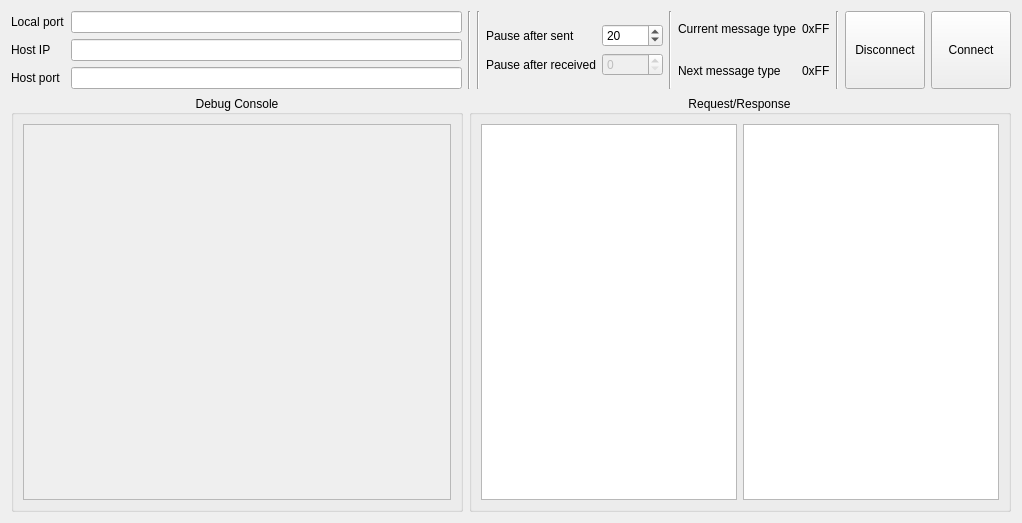
<?xml version="1.0" encoding="UTF-8"?>
<ui version="4.0">
 <class>UDP_Settings</class>
 <widget class="QWidget" name="UDP_Settings">
  <property name="geometry">
   <rect>
    <x>0</x>
    <y>0</y>
    <width>1022</width>
    <height>523</height>
   </rect>
  </property>
  <property name="windowTitle">
   <string>Form</string>
  </property>
  <layout class="QVBoxLayout" name="verticalLayout">
   <item>
    <layout class="QHBoxLayout" name="horizontalLayout_5">
     <item>
      <layout class="QVBoxLayout" name="verticalLayout_7">
       <item>
        <widget class="QLabel" name="label_12">
         <property name="text">
          <string>Local port</string>
         </property>
        </widget>
       </item>
       <item>
        <widget class="QLabel" name="label_13">
         <property name="text">
          <string>Host IP</string>
         </property>
        </widget>
       </item>
       <item>
        <widget class="QLabel" name="label_22">
         <property name="text">
          <string>Host port</string>
         </property>
        </widget>
       </item>
      </layout>
     </item>
     <item>
      <layout class="QVBoxLayout" name="verticalLayout_2">
       <item>
        <widget class="QLineEdit" name="lineEdit"/>
       </item>
       <item>
        <widget class="QLineEdit" name="lineEdit_2"/>
       </item>
       <item>
        <widget class="QLineEdit" name="lineEdit_3"/>
       </item>
      </layout>
     </item>
     <item>
      <widget class="Line" name="line_4">
       <property name="orientation">
        <enum>Qt::Vertical</enum>
       </property>
      </widget>
     </item>
     <item>
      <widget class="Line" name="line_3">
       <property name="orientation">
        <enum>Qt::Vertical</enum>
       </property>
      </widget>
     </item>
     <item>
      <layout class="QVBoxLayout" name="verticalLayout_12">
       <item>
        <layout class="QHBoxLayout" name="horizontalLayout_7">
         <item>
          <layout class="QVBoxLayout" name="verticalLayout_13">
           <item>
            <widget class="QLabel" name="label_31">
             <property name="text">
              <string>Pause after sent</string>
             </property>
            </widget>
           </item>
           <item>
            <widget class="QLabel" name="label_30">
             <property name="text">
              <string>Pause after received</string>
             </property>
            </widget>
           </item>
          </layout>
         </item>
         <item>
          <layout class="QVBoxLayout" name="verticalLayout_14">
           <item>
            <widget class="QSpinBox" name="spinBox_PauseAfterSent">
             <property name="maximum">
              <number>10000</number>
             </property>
             <property name="value">
              <number>20</number>
             </property>
            </widget>
           </item>
           <item>
            <widget class="QSpinBox" name="spinBox_PauseAfterReceived">
             <property name="enabled">
              <bool>false</bool>
             </property>
            </widget>
           </item>
          </layout>
         </item>
        </layout>
       </item>
      </layout>
     </item>
     <item>
      <widget class="Line" name="line_2">
       <property name="orientation">
        <enum>Qt::Vertical</enum>
       </property>
      </widget>
     </item>
     <item>
      <layout class="QVBoxLayout" name="verticalLayout_15">
       <item>
        <widget class="QLabel" name="label_26">
         <property name="text">
          <string>Current message type</string>
         </property>
        </widget>
       </item>
       <item>
        <widget class="QLabel" name="label_27">
         <property name="text">
          <string>Next message type</string>
         </property>
        </widget>
       </item>
      </layout>
     </item>
     <item>
      <layout class="QVBoxLayout" name="verticalLayout_16">
       <item>
        <widget class="QLabel" name="label_current_message_type">
         <property name="text">
          <string>0xFF</string>
         </property>
        </widget>
       </item>
       <item>
        <widget class="QLabel" name="label_next_message_type">
         <property name="text">
          <string>0xFF</string>
         </property>
        </widget>
       </item>
      </layout>
     </item>
     <item>
      <widget class="Line" name="line">
       <property name="orientation">
        <enum>Qt::Vertical</enum>
       </property>
      </widget>
     </item>
     <item>
      <widget class="QPushButton" name="pushButton_Disconnect">
       <property name="sizePolicy">
        <sizepolicy hsizetype="Minimum" vsizetype="Minimum">
         <horstretch>0</horstretch>
         <verstretch>0</verstretch>
        </sizepolicy>
       </property>
       <property name="text">
        <string>Disconnect</string>
       </property>
      </widget>
     </item>
     <item>
      <widget class="QPushButton" name="pushButton_Connect">
       <property name="sizePolicy">
        <sizepolicy hsizetype="Minimum" vsizetype="Minimum">
         <horstretch>0</horstretch>
         <verstretch>0</verstretch>
        </sizepolicy>
       </property>
       <property name="text">
        <string>Connect</string>
       </property>
      </widget>
     </item>
    </layout>
   </item>
   <item>
    <layout class="QHBoxLayout" name="horizontalLayout_10">
     <item>
      <widget class="QGroupBox" name="groupBoxRequest">
       <property name="title">
        <string>Debug Console</string>
       </property>
       <property name="alignment">
        <set>Qt::AlignCenter</set>
       </property>
       <layout class="QVBoxLayout" name="verticalLayout_19">
        <item>
         <widget class="QScrollArea" name="scrollArea">
          <property name="widgetResizable">
           <bool>true</bool>
          </property>
          <widget class="QWidget" name="scrollAreaWidgetContents">
           <property name="geometry">
            <rect>
             <x>0</x>
             <y>0</y>
             <width>426</width>
             <height>360</height>
            </rect>
           </property>
          </widget>
         </widget>
        </item>
       </layout>
      </widget>
     </item>
     <item>
      <widget class="QGroupBox" name="groupBoxResponse">
       <property name="title">
        <string>Request/Response</string>
       </property>
       <property name="alignment">
        <set>Qt::AlignCenter</set>
       </property>
       <layout class="QVBoxLayout" name="verticalLayout_20">
        <item>
         <layout class="QHBoxLayout" name="horizontalLayout">
          <item>
           <widget class="QTableWidget" name="tableWidget"/>
          </item>
          <item>
           <widget class="QTableWidget" name="tableWidget_2"/>
          </item>
         </layout>
        </item>
       </layout>
      </widget>
     </item>
    </layout>
   </item>
  </layout>
 </widget>
 <resources/>
 <connections/>
</ui>
